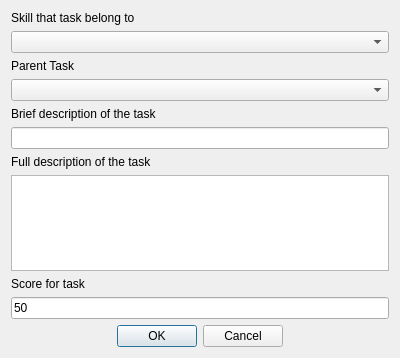
<?xml version="1.0" encoding="UTF-8"?>
<ui version="4.0">
 <class>TaskCreateDialog</class>
 <widget class="QDialog" name="TaskCreateDialog">
  <property name="geometry">
   <rect>
    <x>0</x>
    <y>0</y>
    <width>400</width>
    <height>358</height>
   </rect>
  </property>
  <property name="windowTitle">
   <string>Dialog</string>
  </property>
  <layout class="QVBoxLayout" name="verticalLayout">
   <item>
    <widget class="QLabel" name="labelSkill">
     <property name="text">
      <string>Skill that task belong to</string>
     </property>
    </widget>
   </item>
   <item>
    <widget class="QComboBox" name="comboBoxSkillChoice"/>
   </item>
   <item>
    <widget class="QLabel" name="labelParentTask">
     <property name="text">
      <string>Parent Task</string>
     </property>
    </widget>
   </item>
   <item>
    <widget class="QComboBox" name="comboBoxParentTaskChoice"/>
   </item>
   <item>
    <widget class="QLabel" name="labelTaskName">
     <property name="text">
      <string>Brief description of the task</string>
     </property>
    </widget>
   </item>
   <item>
    <widget class="QLineEdit" name="lineEditTaskName"/>
   </item>
   <item>
    <widget class="QLabel" name="labelTaskDesc">
     <property name="text">
      <string>Full description of the task</string>
     </property>
    </widget>
   </item>
   <item>
    <widget class="QTextEdit" name="textEditTaskDesc"/>
   </item>
   <item>
    <widget class="QLabel" name="labelTaskScore">
     <property name="text">
      <string>Score for task</string>
     </property>
    </widget>
   </item>
   <item>
    <widget class="QLineEdit" name="lineEditTaskScore">
     <property name="text">
      <string>50</string>
     </property>
    </widget>
   </item>
   <item>
    <widget class="QDialogButtonBox" name="buttonBox">
     <property name="orientation">
      <enum>Qt::Horizontal</enum>
     </property>
     <property name="standardButtons">
      <set>QDialogButtonBox::Cancel|QDialogButtonBox::Ok</set>
     </property>
     <property name="centerButtons">
      <bool>true</bool>
     </property>
    </widget>
   </item>
  </layout>
 </widget>
 <resources/>
 <connections>
  <connection>
   <sender>buttonBox</sender>
   <signal>accepted()</signal>
   <receiver>TaskCreateDialog</receiver>
   <slot>accept()</slot>
   <hints>
    <hint type="sourcelabel">
     <x>248</x>
     <y>254</y>
    </hint>
    <hint type="destinationlabel">
     <x>157</x>
     <y>274</y>
    </hint>
   </hints>
  </connection>
  <connection>
   <sender>buttonBox</sender>
   <signal>rejected()</signal>
   <receiver>TaskCreateDialog</receiver>
   <slot>reject()</slot>
   <hints>
    <hint type="sourcelabel">
     <x>316</x>
     <y>260</y>
    </hint>
    <hint type="destinationlabel">
     <x>286</x>
     <y>274</y>
    </hint>
   </hints>
  </connection>
 </connections>
</ui>
